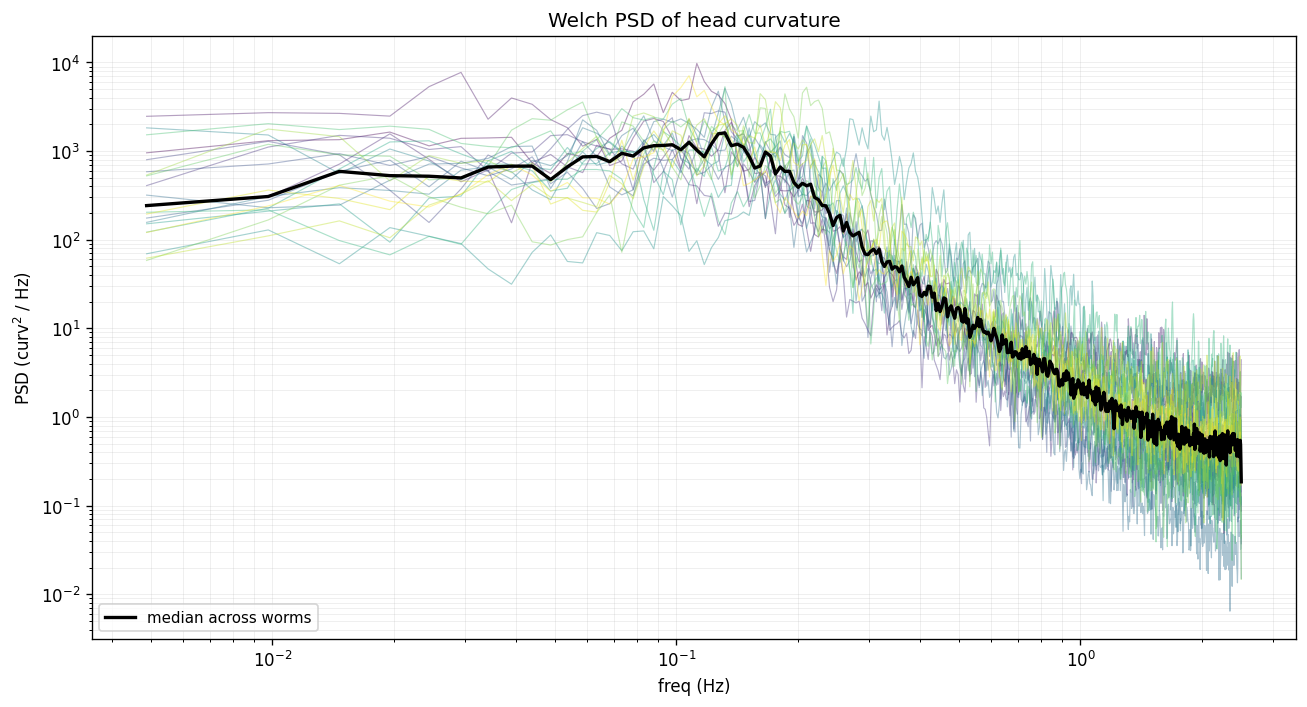

Source code (Python):
"""Figure S2 — Welch PSD of head-bend curvature for the 21 signal worms.

Reads the per-worm PSDs that build_data.py precomputed from the WBI raw
data.  Plots each worm as a thin line (colored by index) plus the median
across worms in bold black.
"""
from pathlib import Path
import numpy as np
import matplotlib.pyplot as plt

DATA = Path(__file__).resolve().parent / "data" / "curvature_psd.npz"
OUT = Path(__file__).resolve().parent / "figS2_curvature.png"


def main():
    z = np.load(DATA, allow_pickle=True)
    freqs = z["freqs"]
    psds = z["psds"]
    names = z["worm_names"]
    n = len(names)
    print(f"loaded {n} per-worm PSDs ({len(freqs)} freq bins)")

    fig, ax = plt.subplots(figsize=(11, 6), dpi=120)
    cmap = plt.cm.viridis
    for i, (w, P) in enumerate(zip(names, psds)):
        ax.loglog(freqs[1:], P[1:], color=cmap(i / max(n - 1, 1)),
                  lw=0.7, alpha=0.4)
    median = np.nanmedian(psds, axis=0)
    ax.loglog(freqs[1:], median[1:], color="black", lw=2.0,
              label="median across worms")
    ax.set_xlabel("freq (Hz)")
    ax.set_ylabel(r"PSD (curv$^2$ / Hz)")
    ax.set_title("Welch PSD of head curvature")
    ax.grid(True, which="both", alpha=0.3, lw=0.4)
    ax.legend(fontsize=9, loc="lower left")
    fig.tight_layout()
    fig.savefig(OUT, bbox_inches="tight")
    print(f"saved {OUT}")


if __name__ == "__main__":
    main()
